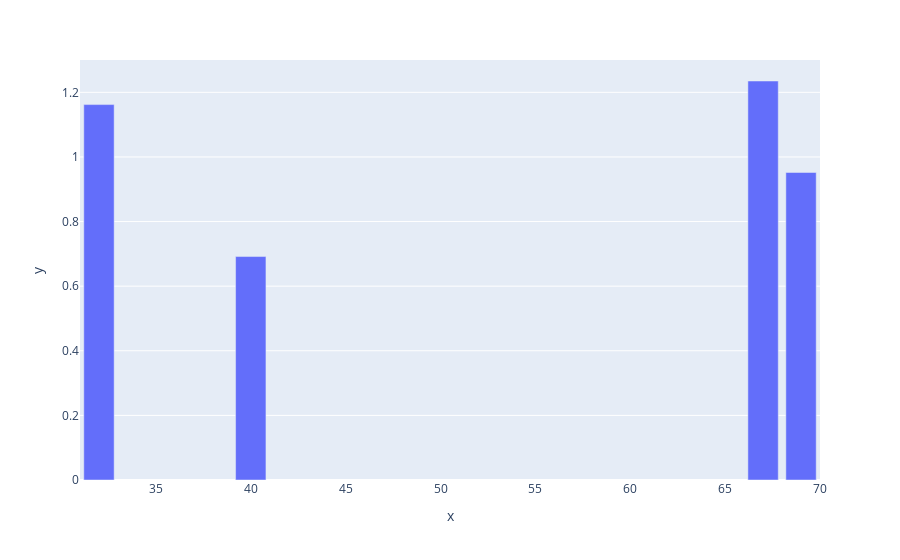

Write notebook code for a chart like this one.
### Code cell
fig = px.bar(x=g3.index, y=g3['срок']['mean'])
fig.show()

### Figure 1 — Plotly figure (JSON) as saved in the notebook; plotly's stock layout.template omitted (floating-point values rounded to 4 significant figures)
{"data": [{"alignmentgroup": "True", "hovertemplate": "x=%{x}<br>y=%{y}<extra></extra>", "legendgroup": "", "marker": {"color": "#636efa", "pattern": {"shape": ""}}, "name": "", "offsetgroup": "", "orientation": "v", "showlegend": false, "textposition": "auto", "type": "bar", "x": [32, 40, 67, 69], "xaxis": "x", "y": [1.162, 0.6916, 1.235, 0.9519], "yaxis": "y"}], "layout": {"barmode": "relative", "legend": {"tracegroupgap": 0}, "margin": {"t": 60}, "xaxis": {"anchor": "y", "domain": [0, 1], "title": {"text": "x"}}, "yaxis": {"anchor": "x", "domain": [0, 1], "title": {"text": "y"}}}}
